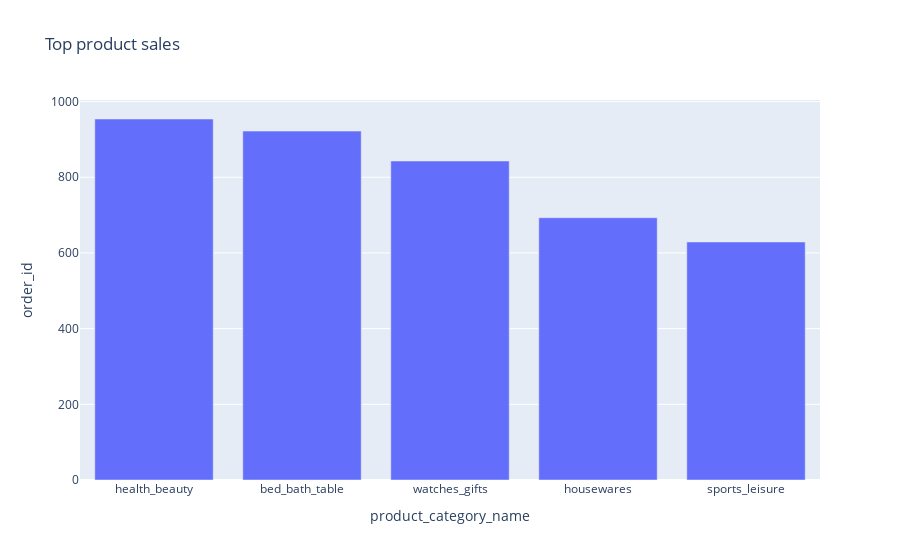

Write notebook code for a chart like this one.
### Markdown cell above
### Pertanyaan 1: Produk apa yang paling banyak terjual?

### Code cell
product_fig = px.bar(top_product, x='product_category_name', y='order_id', title= 'Top product sales')
product_fig.show()

### Figure 1 — Plotly figure (JSON) as saved in the notebook; plotly's stock layout.template omitted (floating-point values rounded to 4 significant figures)
{"data": [{"hovertemplate": "product_category_name=%{x}<br>order_id=%{y}<extra></extra>", "legendgroup": "", "marker": {"color": "#636efa", "pattern": {"shape": ""}}, "name": "", "orientation": "v", "showlegend": false, "textposition": "auto", "type": "bar", "x": ["health_beauty", "bed_bath_table", "watches_gifts", "housewares", "sports_leisure"], "xaxis": "x", "y": [954, 922, 843, 693, 629], "yaxis": "y"}], "layout": {"barmode": "relative", "legend": {"tracegroupgap": 0}, "title": {"text": "Top product sales"}, "xaxis": {"anchor": "y", "domain": [0, 1], "title": {"text": "product_category_name"}}, "yaxis": {"anchor": "x", "domain": [0, 1], "title": {"text": "order_id"}}}}
